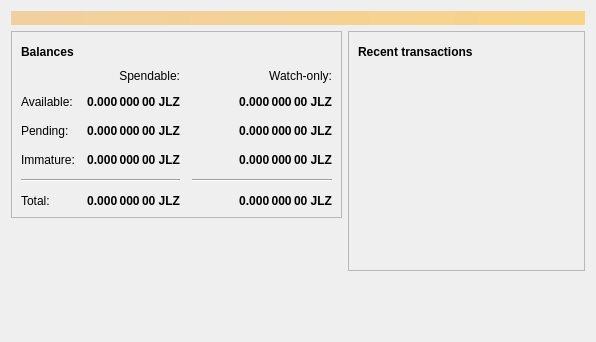
<?xml version="1.0" encoding="UTF-8"?>
<ui version="4.0">
 <class>OverviewPage</class>
 <widget class="QWidget" name="OverviewPage">
  <property name="geometry">
   <rect>
    <x>0</x>
    <y>0</y>
    <width>596</width>
    <height>342</height>
   </rect>
  </property>
  <property name="windowTitle">
   <string>Form</string>
  </property>
  <layout class="QVBoxLayout" name="topLayout">
   <item>
    <widget class="QLabel" name="labelAlerts">
     <property name="visible">
      <bool>false</bool>
     </property>
     <property name="styleSheet">
      <string notr="true">QLabel { background-color: qlineargradient(x1: 0, y1: 0, x2: 1, y2: 0, stop:0 #F0D0A0, stop:1 #F8D488); color:#000000; }</string>
     </property>
     <property name="wordWrap">
      <bool>true</bool>
     </property>
     <property name="margin">
      <number>3</number>
     </property>
     <property name="textInteractionFlags">
      <set>Qt::TextSelectableByMouse</set>
     </property>
    </widget>
   </item>
   <item>
    <layout class="QHBoxLayout" name="horizontalLayout" stretch="1,1">
     <item>
      <layout class="QVBoxLayout" name="verticalLayout_2">
       <item>
        <widget class="QFrame" name="frame">
         <property name="frameShape">
          <enum>QFrame::StyledPanel</enum>
         </property>
         <property name="frameShadow">
          <enum>QFrame::Raised</enum>
         </property>
         <layout class="QVBoxLayout" name="verticalLayout_4">
          <item>
           <layout class="QHBoxLayout" name="horizontalLayout_4">
            <item>
             <widget class="QLabel" name="label_5">
              <property name="font">
               <font>
                <weight>75</weight>
                <bold>true</bold>
               </font>
              </property>
              <property name="text">
               <string>Balances</string>
              </property>
             </widget>
            </item>
            <item>
             <widget class="QPushButton" name="labelWalletStatus">
              <property name="enabled">
               <bool>true</bool>
              </property>
              <property name="maximumSize">
               <size>
                <width>30</width>
                <height>16777215</height>
               </size>
              </property>
              <property name="toolTip">
               <string>The displayed information may be out of date. Your wallet automatically synchronizes with the JewelzCoin network after a connection is established, but this process has not completed yet.</string>
              </property>
              <property name="text">
               <string/>
              </property>
              <property name="icon">
               <iconset resource="../bitcoin.qrc">
                <normaloff>:/icons/warning</normaloff>
                <disabledoff>:/icons/warning</disabledoff>:/icons/warning</iconset>
              </property>
              <property name="iconSize">
               <size>
                <width>24</width>
                <height>24</height>
               </size>
              </property>
              <property name="flat">
               <bool>true</bool>
              </property>
             </widget>
            </item>
            <item>
             <spacer name="horizontalSpacer_3">
              <property name="orientation">
               <enum>Qt::Horizontal</enum>
              </property>
              <property name="sizeHint" stdset="0">
               <size>
                <width>40</width>
                <height>20</height>
               </size>
              </property>
             </spacer>
            </item>
           </layout>
          </item>
          <item>
           <layout class="QGridLayout" name="gridLayout">
            <property name="spacing">
             <number>12</number>
            </property>
            <item row="2" column="2">
             <widget class="QLabel" name="labelWatchPending">
              <property name="font">
               <font>
                <weight>75</weight>
                <bold>true</bold>
               </font>
              </property>
              <property name="cursor">
               <cursorShape>IBeamCursor</cursorShape>
              </property>
              <property name="toolTip">
               <string>Unconfirmed transactions to watch-only addresses</string>
              </property>
              <property name="text">
               <string notr="true">0.000 000 00 JLZ</string>
              </property>
              <property name="alignment">
               <set>Qt::AlignRight|Qt::AlignTrailing|Qt::AlignVCenter</set>
              </property>
              <property name="textInteractionFlags">
               <set>Qt::LinksAccessibleByMouse|Qt::TextSelectableByKeyboard|Qt::TextSelectableByMouse</set>
              </property>
             </widget>
            </item>
            <item row="2" column="1">
             <widget class="QLabel" name="labelUnconfirmed">
              <property name="font">
               <font>
                <weight>75</weight>
                <bold>true</bold>
               </font>
              </property>
              <property name="cursor">
               <cursorShape>IBeamCursor</cursorShape>
              </property>
              <property name="toolTip">
               <string>Total of transactions that have yet to be confirmed, and do not yet count toward the spendable balance</string>
              </property>
              <property name="text">
               <string notr="true">0.000 000 00 JLZ</string>
              </property>
              <property name="alignment">
               <set>Qt::AlignRight|Qt::AlignTrailing|Qt::AlignVCenter</set>
              </property>
              <property name="textInteractionFlags">
               <set>Qt::LinksAccessibleByMouse|Qt::TextSelectableByKeyboard|Qt::TextSelectableByMouse</set>
              </property>
             </widget>
            </item>
            <item row="3" column="2">
             <widget class="QLabel" name="labelWatchImmature">
              <property name="font">
               <font>
                <weight>75</weight>
                <bold>true</bold>
               </font>
              </property>
              <property name="cursor">
               <cursorShape>IBeamCursor</cursorShape>
              </property>
              <property name="toolTip">
               <string>Mined balance in watch-only addresses that has not yet matured</string>
              </property>
              <property name="text">
               <string notr="true">0.000 000 00 JLZ</string>
              </property>
              <property name="alignment">
               <set>Qt::AlignRight|Qt::AlignTrailing|Qt::AlignVCenter</set>
              </property>
              <property name="textInteractionFlags">
               <set>Qt::LinksAccessibleByMouse|Qt::TextSelectableByKeyboard|Qt::TextSelectableByMouse</set>
              </property>
             </widget>
            </item>
            <item row="4" column="0" colspan="2">
             <widget class="Line" name="line">
              <property name="orientation">
               <enum>Qt::Horizontal</enum>
              </property>
             </widget>
            </item>
            <item row="4" column="2">
             <widget class="Line" name="lineWatchBalance">
              <property name="sizePolicy">
               <sizepolicy hsizetype="Preferred" vsizetype="Fixed">
                <horstretch>0</horstretch>
                <verstretch>0</verstretch>
               </sizepolicy>
              </property>
              <property name="minimumSize">
               <size>
                <width>140</width>
                <height>0</height>
               </size>
              </property>
              <property name="orientation">
               <enum>Qt::Horizontal</enum>
              </property>
             </widget>
            </item>
            <item row="5" column="0">
             <widget class="QLabel" name="labelTotalText">
              <property name="text">
               <string>Total:</string>
              </property>
             </widget>
            </item>
            <item row="3" column="1">
             <widget class="QLabel" name="labelImmature">
              <property name="font">
               <font>
                <weight>75</weight>
                <bold>true</bold>
               </font>
              </property>
              <property name="cursor">
               <cursorShape>IBeamCursor</cursorShape>
              </property>
              <property name="toolTip">
               <string>Mined balance that has not yet matured</string>
              </property>
              <property name="text">
               <string notr="true">0.000 000 00 JLZ</string>
              </property>
              <property name="alignment">
               <set>Qt::AlignRight|Qt::AlignTrailing|Qt::AlignVCenter</set>
              </property>
              <property name="textInteractionFlags">
               <set>Qt::LinksAccessibleByMouse|Qt::TextSelectableByKeyboard|Qt::TextSelectableByMouse</set>
              </property>
             </widget>
            </item>
            <item row="2" column="3">
             <spacer name="horizontalSpacer_2">
              <property name="orientation">
               <enum>Qt::Horizontal</enum>
              </property>
              <property name="sizeHint" stdset="0">
               <size>
                <width>40</width>
                <height>20</height>
               </size>
              </property>
             </spacer>
            </item>
            <item row="3" column="0">
             <widget class="QLabel" name="labelImmatureText">
              <property name="text">
               <string>Immature:</string>
              </property>
             </widget>
            </item>
            <item row="5" column="1">
             <widget class="QLabel" name="labelTotal">
              <property name="font">
               <font>
                <weight>75</weight>
                <bold>true</bold>
               </font>
              </property>
              <property name="cursor">
               <cursorShape>IBeamCursor</cursorShape>
              </property>
              <property name="toolTip">
               <string>Your current total balance</string>
              </property>
              <property name="text">
               <string notr="true">0.000 000 00 JLZ</string>
              </property>
              <property name="alignment">
               <set>Qt::AlignRight|Qt::AlignTrailing|Qt::AlignVCenter</set>
              </property>
              <property name="textInteractionFlags">
               <set>Qt::LinksAccessibleByMouse|Qt::TextSelectableByKeyboard|Qt::TextSelectableByMouse</set>
              </property>
             </widget>
            </item>
            <item row="5" column="2">
             <widget class="QLabel" name="labelWatchTotal">
              <property name="font">
               <font>
                <weight>75</weight>
                <bold>true</bold>
               </font>
              </property>
              <property name="cursor">
               <cursorShape>IBeamCursor</cursorShape>
              </property>
              <property name="toolTip">
               <string>Current total balance in watch-only addresses</string>
              </property>
              <property name="text">
               <string notr="true">0.000 000 00 JLZ</string>
              </property>
              <property name="alignment">
               <set>Qt::AlignRight|Qt::AlignTrailing|Qt::AlignVCenter</set>
              </property>
              <property name="textInteractionFlags">
               <set>Qt::LinksAccessibleByMouse|Qt::TextSelectableByKeyboard|Qt::TextSelectableByMouse</set>
              </property>
             </widget>
            </item>
            <item row="0" column="2">
             <widget class="QLabel" name="labelWatchonly">
              <property name="text">
               <string>Watch-only:</string>
              </property>
              <property name="alignment">
               <set>Qt::AlignRight|Qt::AlignTrailing|Qt::AlignVCenter</set>
              </property>
             </widget>
            </item>
            <item row="1" column="0">
             <widget class="QLabel" name="labelBalanceText">
              <property name="text">
               <string>Available:</string>
              </property>
             </widget>
            </item>
            <item row="1" column="1">
             <widget class="QLabel" name="labelBalance">
              <property name="font">
               <font>
                <weight>75</weight>
                <bold>true</bold>
               </font>
              </property>
              <property name="cursor">
               <cursorShape>IBeamCursor</cursorShape>
              </property>
              <property name="toolTip">
               <string>Your current spendable balance</string>
              </property>
              <property name="text">
               <string notr="true">0.000 000 00 JLZ</string>
              </property>
              <property name="alignment">
               <set>Qt::AlignRight|Qt::AlignTrailing|Qt::AlignVCenter</set>
              </property>
              <property name="textInteractionFlags">
               <set>Qt::LinksAccessibleByMouse|Qt::TextSelectableByKeyboard|Qt::TextSelectableByMouse</set>
              </property>
             </widget>
            </item>
            <item row="1" column="2">
             <widget class="QLabel" name="labelWatchAvailable">
              <property name="font">
               <font>
                <weight>75</weight>
                <bold>true</bold>
               </font>
              </property>
              <property name="cursor">
               <cursorShape>IBeamCursor</cursorShape>
              </property>
              <property name="toolTip">
               <string>Your current balance in watch-only addresses</string>
              </property>
              <property name="text">
               <string notr="true">0.000 000 00 JLZ</string>
              </property>
              <property name="alignment">
               <set>Qt::AlignRight|Qt::AlignTrailing|Qt::AlignVCenter</set>
              </property>
              <property name="textInteractionFlags">
               <set>Qt::LinksAccessibleByMouse|Qt::TextSelectableByKeyboard|Qt::TextSelectableByMouse</set>
              </property>
             </widget>
            </item>
            <item row="2" column="0">
             <widget class="QLabel" name="labelPendingText">
              <property name="text">
               <string>Pending:</string>
              </property>
             </widget>
            </item>
            <item row="0" column="1">
             <widget class="QLabel" name="labelSpendable">
              <property name="text">
               <string>Spendable:</string>
              </property>
              <property name="alignment">
               <set>Qt::AlignRight|Qt::AlignTrailing|Qt::AlignVCenter</set>
              </property>
             </widget>
            </item>
           </layout>
          </item>
         </layout>
        </widget>
       </item>
       <item>
        <spacer name="verticalSpacer">
         <property name="orientation">
          <enum>Qt::Vertical</enum>
         </property>
         <property name="sizeHint" stdset="0">
          <size>
           <width>20</width>
           <height>40</height>
          </size>
         </property>
        </spacer>
       </item>
      </layout>
     </item>
     <item>
      <layout class="QVBoxLayout" name="verticalLayout_3">
       <item>
        <widget class="QFrame" name="frame_2">
         <property name="frameShape">
          <enum>QFrame::StyledPanel</enum>
         </property>
         <property name="frameShadow">
          <enum>QFrame::Raised</enum>
         </property>
         <layout class="QVBoxLayout" name="verticalLayout">
          <item>
           <layout class="QHBoxLayout" name="horizontalLayout_2">
            <item>
             <widget class="QLabel" name="label_4">
              <property name="font">
               <font>
                <weight>75</weight>
                <bold>true</bold>
               </font>
              </property>
              <property name="text">
               <string>Recent transactions</string>
              </property>
             </widget>
            </item>
            <item>
             <widget class="QPushButton" name="labelTransactionsStatus">
              <property name="enabled">
               <bool>true</bool>
              </property>
              <property name="maximumSize">
               <size>
                <width>30</width>
                <height>16777215</height>
               </size>
              </property>
              <property name="toolTip">
               <string>The displayed information may be out of date. Your wallet automatically synchronizes with the JewelzCoin network after a connection is established, but this process has not completed yet.</string>
              </property>
              <property name="text">
               <string/>
              </property>
              <property name="icon">
               <iconset resource="../bitcoin.qrc">
                <normaloff>:/icons/warning</normaloff>
                <disabledoff>:/icons/warning</disabledoff>:/icons/warning</iconset>
              </property>
              <property name="iconSize">
               <size>
                <width>24</width>
                <height>24</height>
               </size>
              </property>
              <property name="flat">
               <bool>true</bool>
              </property>
             </widget>
            </item>
            <item>
             <spacer name="horizontalSpacer">
              <property name="orientation">
               <enum>Qt::Horizontal</enum>
              </property>
              <property name="sizeHint" stdset="0">
               <size>
                <width>40</width>
                <height>20</height>
               </size>
              </property>
             </spacer>
            </item>
           </layout>
          </item>
          <item>
           <widget class="QListView" name="listTransactions">
            <property name="styleSheet">
             <string notr="true">QListView { background: transparent; }</string>
            </property>
            <property name="frameShape">
             <enum>QFrame::NoFrame</enum>
            </property>
            <property name="verticalScrollBarPolicy">
             <enum>Qt::ScrollBarAlwaysOff</enum>
            </property>
            <property name="horizontalScrollBarPolicy">
             <enum>Qt::ScrollBarAlwaysOff</enum>
            </property>
            <property name="selectionMode">
             <enum>QAbstractItemView::NoSelection</enum>
            </property>
           </widget>
          </item>
         </layout>
        </widget>
       </item>
       <item>
        <spacer name="verticalSpacer_2">
         <property name="orientation">
          <enum>Qt::Vertical</enum>
         </property>
         <property name="sizeHint" stdset="0">
          <size>
           <width>20</width>
           <height>40</height>
          </size>
         </property>
        </spacer>
       </item>
      </layout>
     </item>
    </layout>
   </item>
  </layout>
 </widget>
 <resources/>
 <connections/>
</ui>
